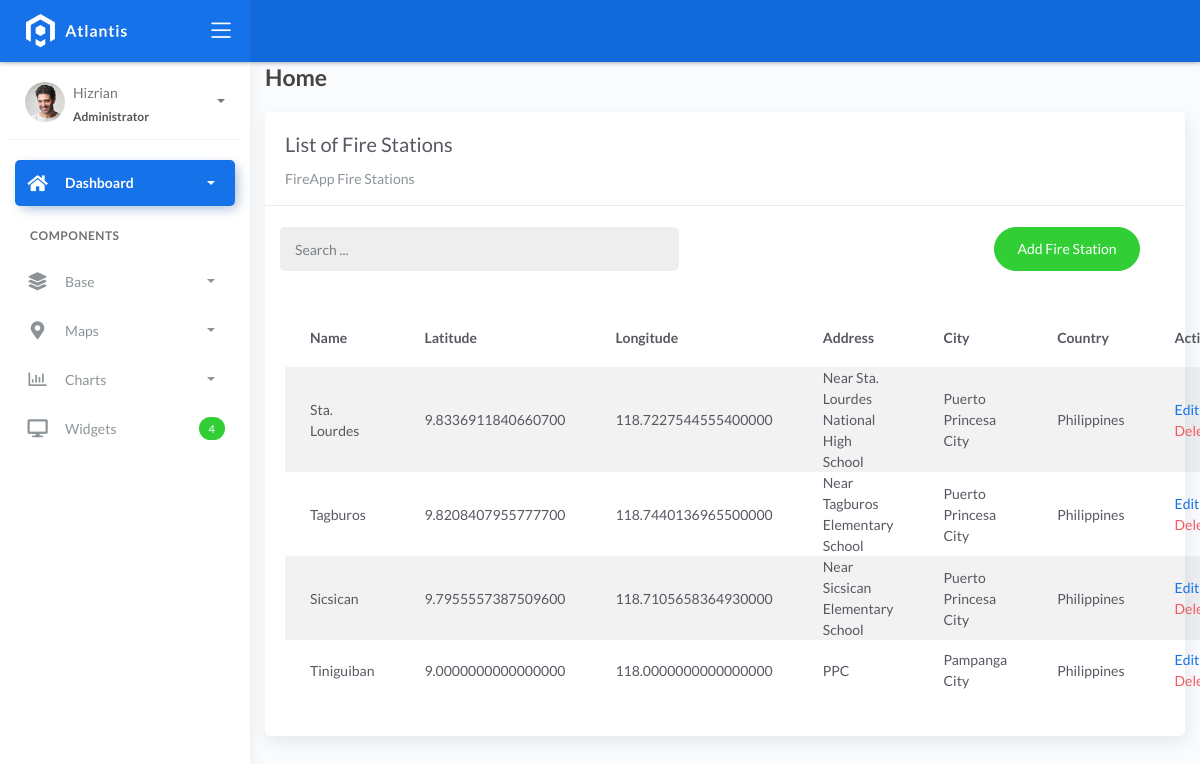
The page /firestationlist on the database as committed earlier.
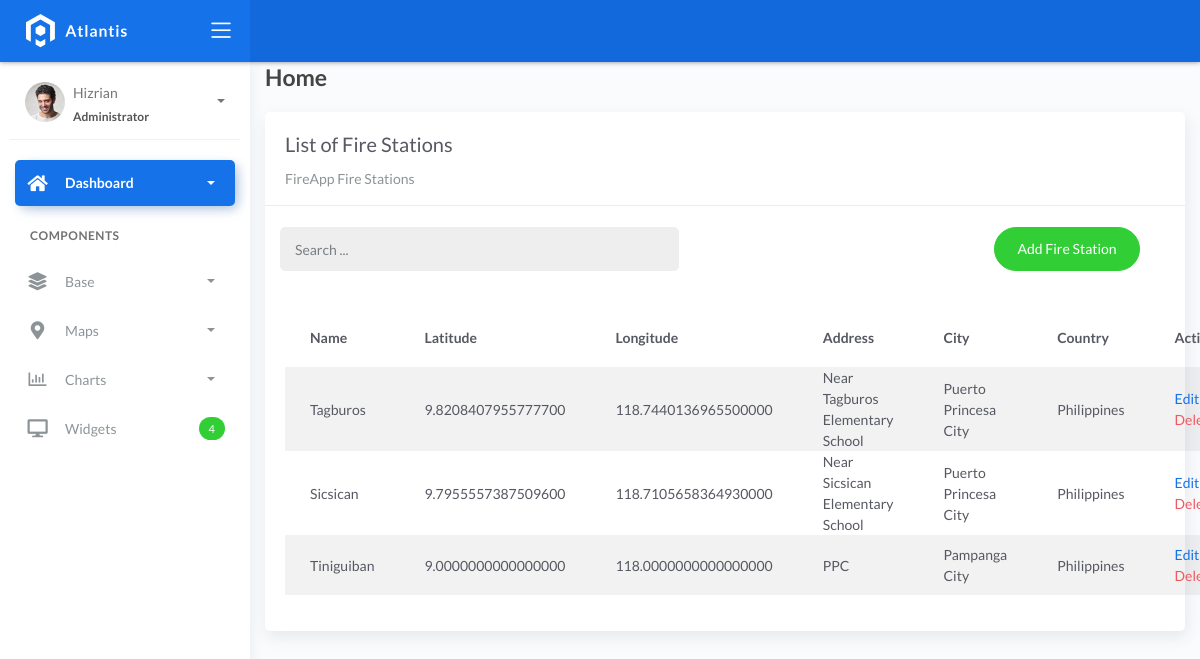
The same page on the database as committed later.
### fire/models.py (models this page shows, shortened)
class BaseModel(models.Model):
    created_at = models.DateTimeField(auto_now_add=True, db_index=True)
    updated_at = models.DateTimeField(auto_now=True)
    class Meta:
        abstract = True

class FireStation(BaseModel):
    name = models.CharField(max_length=150)
    latitude = models.DecimalField(
        max_digits=22, decimal_places=16, null=True, blank=True)
    longitude = models.DecimalField(
        max_digits=22, decimal_places=16, null=True, blank=True)
    address = models.CharField(max_length=150)
    city = models.CharField(max_length=150)  # can be in separate table
    country = models.CharField(max_length=150)  # can be in separate table

### fire/views.py (the view)
# urls.py: path('firestationlist', FireStationList.as_view(), name='firestation-list'),
class FireStationList(ListView):
    model = FireStation
    context_object_name = 'firestation'
    template_name = "firestationlist.html"
    paginate_by = 5
    def get_queryset(self, *args, **kwargs):
        qs = super(FireStationList, self).get_queryset(*args, **kwargs)
        if self.request.GET.get("q") != None:
            query = self.request.GET.get('q')
            qs = qs.filter(Q(name__icontains=query) |
            Q(city__icontains=query) | Q(country__icontains=query))
        return qs

### templates/firestationlist.html (shortened to what this page needs)
{% extends 'base.html' %} {% load static %} {% block content %}
<div class="content">
    <div class="container-fluid">
        <h4 class="page-title">Home</h4>
        <div class="row">
            <div class="col-md-12">
                <div class="card">
                    <div class="card-header">
                        <div class="card-title">List of Fire Stations</div>
                        <div class="card-category">FireApp Fire Stations</div>
                    </div>
                    <br>
                        <div class="col-md-12 row">
                            <div class="col-md-6">
                                <form action="" class="navbar-left navbar-form nav-search mr-md-3" action="{% url 'firestation-list' %}">
                                    <div class="input-group">
                                        <input type="text" placeholder="Search ..." class="form-control" name="q">
                                        <div class="input-group-append">
                                        <span class="input-group-text">
                                        </span>
                                        </div>
                                    </div>
                                </form>
                            </div>
                            <div class="col-md-6">
                                <div class="pull-right">
                                    <a href="{% url 'firestation-add' %}" class="btn btn-success btn-rounded">Add Fire Station</a>
                                </div>
                            </div>
                        </div>
                    <div class="card-body">
                        <table class="table table-striped mt-3">
                            <thead>
                                <tr>
                                    <th scope="col">Name</th>
                                    <th scope="col">Latitude</th>
                                    <th scope="col">Longitude</th>
                                    <th scope="col">Address</th>
                                    <th scope="col">City</th>
                                    <th scope="col">Country</th>
                                    <th scope="col">Action</th>
                                </tr>
                            </thead>
                            <tbody>
                                {% for object in object_list %}
                                <tr>
                                    <td>{{ object.name }}</td>
                                    <td>{{ object.latitude }}</td>
                                    <td>{{ object.longitude }}</td>
                                    <td>{{ object.address }}</td>
                                    <td>{{ object.city }}</td>
                                    <td>{{ object.country }}</td>
                                    <td>
                                        <a href="firestationlist/{{ object.id }}">Edit</a>
                                        <a href="firestationlist/{{ object.id }}/delete" class="text-danger">Delete</a>
                                    </td>
                                </tr>
                                {% empty %}
                                <tr>
                                    <td colspan="4" style="text-align: center">
                                    <p class="text-sm font-weight-bold mb-0">No Records Found</p>
                                    </td>
                                </tr>
                                {% endfor %}
                            </tbody>
                        </table>
                    </div>
                </div>
            </div>
        </div>
    </div>
</div>
{% endblock %}

Rows that differ between the two databases and show on the page:
removed FireStation: name "Sta. Lourdes", latitude "9.8336911840660700", longitude "118.7227544555400000", address "Near Sta. Lourdes National High School", city "Puerto Princesa City", country "Philippines"
